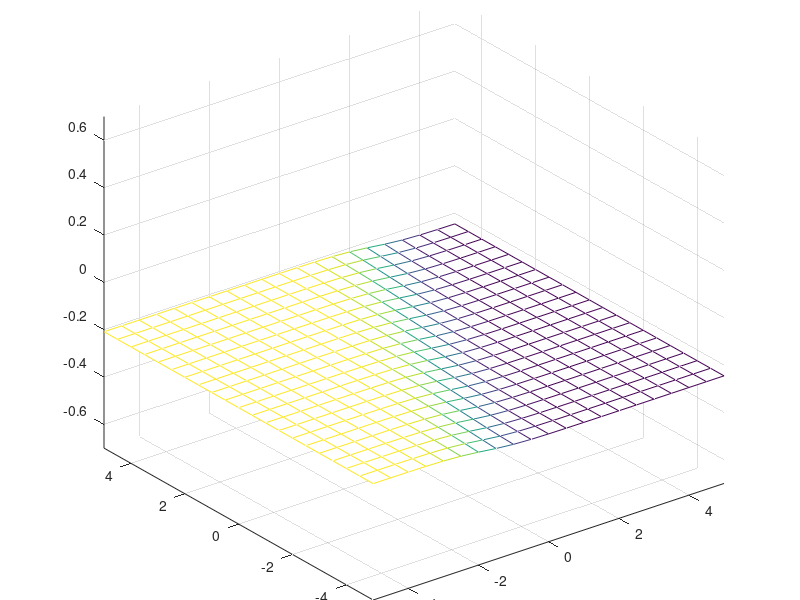
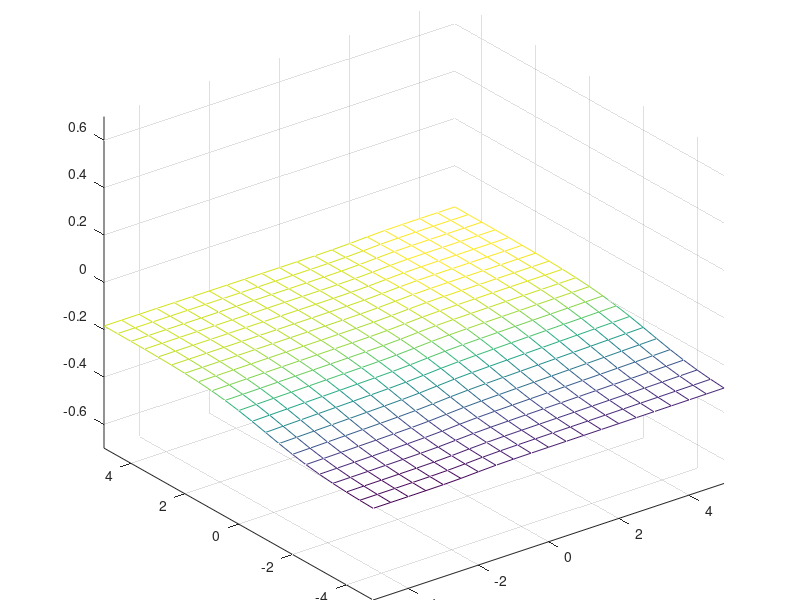
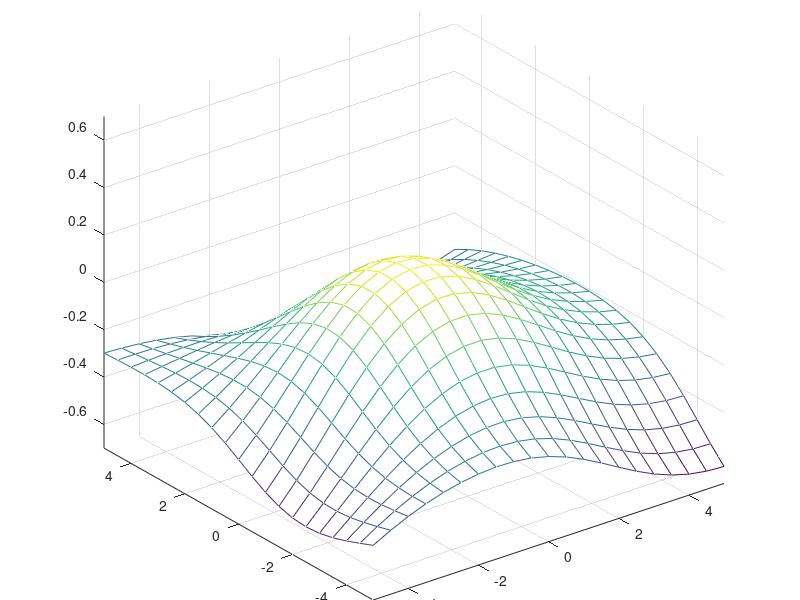
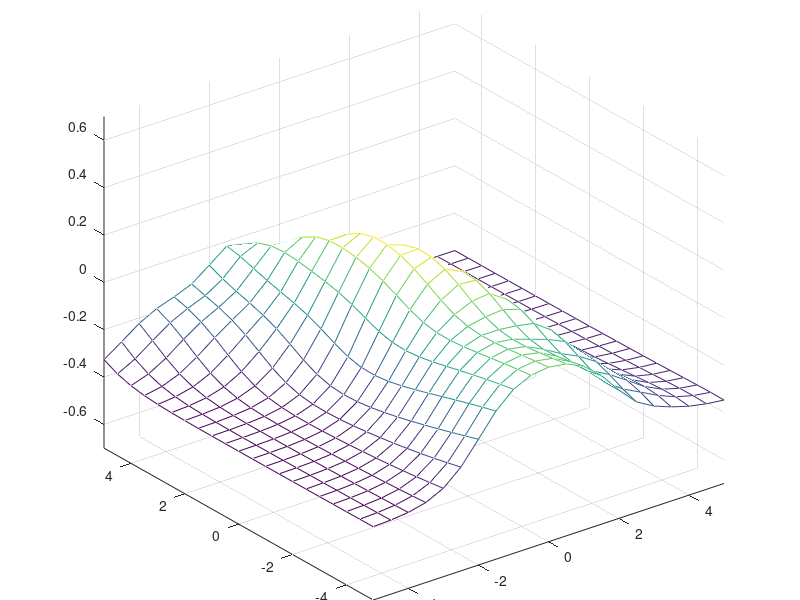

MATLAB code to generate these figures, in order:
clear all
close all

x=[-5:0.5:5]';
y=[-5:0.5:5]';
z=exp(-x.*x*0.1) * exp(-y.*y*0.1)' - 0.5;
% figure(42)
% mesh(x, y, z);

ndata=length(x)*length(y);
targets = reshape (z, 1, ndata);
[xx, yy] = meshgrid (x, y);
patterns = [reshape(xx, 1, ndata); reshape(yy, 1, ndata)];

%% 3.2.3.1
epochs = 1000;
eta=0.001;
alpha = 0.9;
gridsize=length(x);

%shuffle
 order = randperm(ndata);
shupatterns = patterns(:,order);
shutargets =  targets(order);

error = zeros(25,1);

%training
for nodes=1:25
%     nodes = 23;
    Nhidden=nodes;
    w=randn(Nhidden,3);
    v=randn(1,Nhidden+1);
    dw=0;
    dv=0;
% load('data.mat');
error = 1;
converged = 0;
    %training, works well
%     i = 0;
%     while converged == 0
    for i=1:epochs
%         i = i+1;
%         if i<10
%             eta = 0.1;
%         elseif i<25
%             eta = 0.05;
%         elseif i < 100
%             eta = 0.01;
%         else
%             eta = 0.001;
%         end
        
        %forward pass
        hin = w * [shupatterns ; ones(1,ndata)];
        hout = [2 ./ (1+exp(-hin)) - 1 ; ones(1,ndata)];
        oin = v * hout;
        out = 2 ./ (1+exp(-oin)) - 1;

        %backward pass
        delta_o = (out - shutargets) .* ((1 + out) .* (1 - out)) * 0.5;
        delta_h = (v'* delta_o) .* ((1 + hout) .* (1 - hout)) * 0.5;
        delta_h = delta_h(1:Nhidden, :);

        %backpropagation
        dw = (dw .* alpha) - (delta_h * [shupatterns ; ones(1,ndata)]') .* (1-alpha);
        dv = (dv .* alpha) - (delta_o * hout') .* (1-alpha);
        w = w + dw .* eta;
        v = v + dv .* eta;

        hin = w * [patterns ; ones(1,ndata)];
        hout = [2 ./ (1+exp(-hin)) - 1 ; ones(1,ndata)];
        oin = v * hout;
        out = 2 ./ (1+exp(-oin)) - 1;
        error = sum((out-targets).^2)/ndata;
    
%         if error < 0.001
%             converged = 1;
%         end
    end

    %results
    hin = w * [patterns ; ones(1,ndata)];
    hout = [2 ./ (1+exp(-hin)) - 1 ; ones(1,ndata)];
    oin = v * hout;
    out = 2 ./ (1+exp(-oin)) - 1;
    
    error(nodes) = sum((out-targets).^2)/ndata;
    
    zz = reshape(out, gridsize, gridsize);
    figure(nodes)
    mesh(x,y,zz);
    axis([-5 5 -5 5 -0.7 0.7]);
%     sorry for all the plots
    title(nodes +" nodes in the hidden layer. Error=" + error(nodes))

end

[min_error_layer, min_error_index_layer] = min(error);

%% 3.2.3.2, now we select best model, CHANGE NHIDDEN

epochs = 1000;
eta=0.001;
alpha = 0.9;
gridsize=length(x);

%shuffle
order = randperm(ndata);
shupatterns = patterns(:,order);
shutargets =  targets(order);

error = zeros(7,1);
index = 0;
%training
for part=0.2:0.1:0.8
    index = index+1;

    Nhidden=18;%min_error_index_layer;
    w=randn(Nhidden,3);
    v=randn(1,Nhidden+1);
    dw=0;
    dv=0;
    ndata = round(length(shupatterns)*part);
    
    %training, works well
    for i=1:epochs
        %forward pass

        hin = w * [shupatterns(:,1:ndata) ; ones(1,ndata)];
        hout = [2 ./ (1+exp(-hin)) - 1 ; ones(1,ndata)];
        oin = v * hout;
        out = 2 ./ (1+exp(-oin)) - 1;

        %backward pass
        delta_o = (out - shutargets(:,1:ndata)) .* ((1 + out) .* (1 - out)) * 0.5;
        delta_h = (v'* delta_o) .* ((1 + hout) .* (1 - hout)) * 0.5;
        delta_h = delta_h(1:Nhidden, :);

        %backpropagation
        dw = (dw .* alpha) - (delta_h * [shupatterns(:,1:ndata) ; ones(1,ndata)]') .* (1-alpha);
        dv = (dv .* alpha) - (delta_o * hout') .* (1-alpha);
        w = w + dw .* eta;
        v = v + dv .* eta;


    end

    %results
    ndata=length(x)*length(y);
    hin = w * [patterns ; ones(1,ndata)];
    hout = [2 ./ (1+exp(-hin)) - 1 ; ones(1,ndata)];
    oin = v * hout;
    out = 2 ./ (1+exp(-oin)) - 1;
    
    %I don't know if the error is OK, probably??
    error(index) = sum((out-targets).^2)/ndata;
    
    zz = reshape(out, gridsize, gridsize);
    figure(round(part*100))
    mesh(x,y,zz);
    axis([-5 5 -5 5 -0.7 0.7]);
    %sorry for all the plots
    title(part*100 +"% data in training. Error=" + error(index))

end

[~,min_error_train_percent_index] = min(error);
training_percentage = 0.2:0.1:08;

min_error_training_percentage = training_percentage(min_error_train_percent_index);

%% 3.2.3.3 speeding up?


